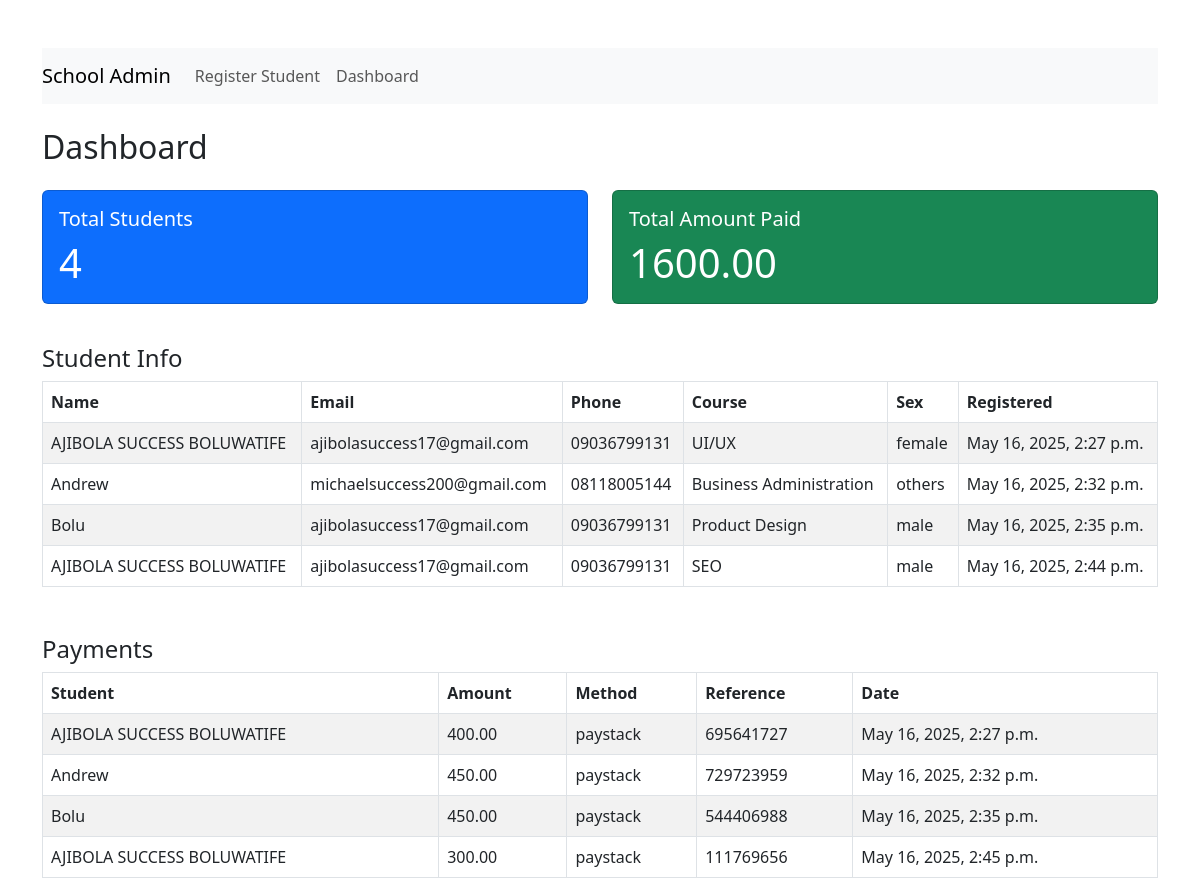
/dashboard/, run on the app's committed database.
### registration/models.py (models this page shows, shortened)
class Student(models.Model):
    SEX_CHOICES=[
        ('M','male'),
        ('F','female'),
        ('Others','others')
    ]
    name=models.CharField(max_length=200)
    email=models.EmailField(max_length=200)
    address=models.TextField()
    phone=models.CharField(max_length=200)
    sex=models.CharField(max_length=20, choices=SEX_CHOICES)
    course=models.ForeignKey(Course, on_delete=models.SET_NULL, null=True)
    image=models.ImageField(upload_to='student')
    date=models.DateTimeField(auto_now_add=True)

class Course(models.Model):
    name=models.CharField(max_length=200, unique=True)
    fee=models.DecimalField(max_digits=10, decimal_places=2)

class Payment(models.Model):
    PAYMENT_METHODS=[
        ('cash','Cash'),
        ('card','Card'),
        ('transfer','Transfer'),
        ('paystack','Paystck')
    ]
    student=models.ForeignKey(Student, on_delete=models.CASCADE)
    amount=models.DecimalField(max_digits=10, decimal_places=2)
    Payment_date=models.DateTimeField(auto_now_add=True)
    Payment_method=models.CharField(max_length=20, choices=PAYMENT_METHODS)
    payment_reference=models.CharField(max_length=100, unique=True)

### registration/views.py (the view)
# urls.py: path('dashboard/',views.dashboard, name='dashboard'),
def dashboard(request):
    students = Student.objects.all()
    payments = Payment.objects.all()
    total_students = students.count()
    total_paid = payments.aggregate(total=Sum('amount'))['total'] or 0
    context = {
        "students": students,
        "payments": payments,
        "total_students": total_students,
        "total_paid": total_paid,
    }
    return render(request, 'items/dashboard.html', context)

### Items/templates/items/dashboard.html (shortened to what this page needs)
<!DOCTYPE html>
<html lang="en">
<head>
  <link href="https://cdn.jsdelivr.net/npm/bootstrap@5.3.0/dist/css/bootstrap.min.css" rel="stylesheet">
</head>
<body>
<div class="container mt-5">
  <nav class="navbar navbar-expand-lg navbar-light bg-light mb-4">
    <a class="navbar-brand" href="#">School Admin</a>
    <div class="collapse navbar-collapse">
      <ul class="navbar-nav">
        <li class="nav-item"><a class="nav-link" href="/register/">Register Student</a></li>
        <li class="nav-item"><a class="nav-link" href="/dashboard/">Dashboard</a></li>
      </ul>
    </div>
  </nav>
  <h2 class="mb-4">Dashboard</h2>
  <div class="row mb-4">
    <div class="col">
      <div class="card text-white bg-primary mb-3">
        <div class="card-body">
          <h5 class="card-title">Total Students</h5>
          <p class="card-text display-6">{{ total_students }}</p>
        </div>
      </div>
    </div>
    <div class="col">
      <div class="card text-white bg-success mb-3">
        <div class="card-body">
          <h5 class="card-title">Total Amount Paid</h5>
          <p class="card-text display-6">{{ total_paid|floatformat:2 }}</p>
        </div>
      </div>
    </div>
  </div>
  <h4>Student Info</h4>
  <table class="table table-bordered table-striped">
    <thead>
      <tr>
        <th>Name</th>
        <th>Email</th>
        <th>Phone</th>
        <th>Course</th>
        <th>Sex</th>
        <th>Registered</th>
      </tr>
    </thead>
    <tbody>
      {% for student in students %}
      <tr>
        <td>{{ student.name }}</td>
        <td>{{ student.email }}</td>
        <td>{{ student.phone }}</td>
        <td>
          {% if student.course %}
            {{ student.course.name }}
          {% else %}
            N/A
          {% endif %}
        </td>
        <td>{{ student.get_sex_display }}</td>
        <td>{{ student.date}}</td>
      </tr>
      {% endfor %}
    </tbody>
  </table>
  <h4 class="mt-5">Payments</h4>
  <table class="table table-bordered table-striped">
    <thead>
      <tr>
        <th>Student</th>
        <th>Amount</th>
        <th>Method</th>
        <th>Reference</th>
        <th>Date</th>
      </tr>
    </thead>
    <tbody>
      <tbody>
        {% for payment in payments %}
        <tr>
          <td>{{ payment.student.name }}</td>
          <td>{{ payment.amount }}</td>
          <td>{{ payment.Payment_method }}</td>
          <td>{{ payment.payment_reference }}</td>
          <td>{{ payment.Payment_date }}</td>
        </tr>
        {% endfor %}
    </tbody>
  </table>
</div>
</body>
</html>

### data on the page
Student: name "AJIBOLA SUCCESS BOLUWATIFE", email "ajibolasuccess17@gmail.com", phone "09036799131", course.name "UI/UX", sex "female", date "May 16, 2025, 2:27 p.m."
Student: name "Andrew", email "michaelsuccess200@gmail.com", phone "08118005144", course.name "Business Administration", sex "others", date "May 16, 2025, 2:32 p.m."
Student: name "Bolu", email "ajibolasuccess17@gmail.com", phone "09036799131", course.name "Product Design", sex "male", date "May 16, 2025, 2:35 p.m."
Student: name "AJIBOLA SUCCESS BOLUWATIFE", email "ajibolasuccess17@gmail.com", phone "09036799131", course.name "SEO", sex "male", date "May 16, 2025, 2:44 p.m."
Payment: student.name "AJIBOLA SUCCESS BOLUWATIFE", amount "400.00", Payment_method "paystack", payment_reference "695641727", Payment_date "May 16, 2025, 2:27 p.m."
Payment: student.name "Andrew", amount "450.00", Payment_method "paystack", payment_reference "729723959", Payment_date "May 16, 2025, 2:32 p.m."
Payment: student.name "Bolu", amount "450.00", Payment_method "paystack", payment_reference "544406988", Payment_date "May 16, 2025, 2:35 p.m."
Payment: student.name "AJIBOLA SUCCESS BOLUWATIFE", amount "300.00", Payment_method "paystack", payment_reference "111769656", Payment_date "May 16, 2025, 2:45 p.m."

### other printed values
{{ total_students }} "4"
{{ total_paid|floatformat:2 }} "1600.00"
